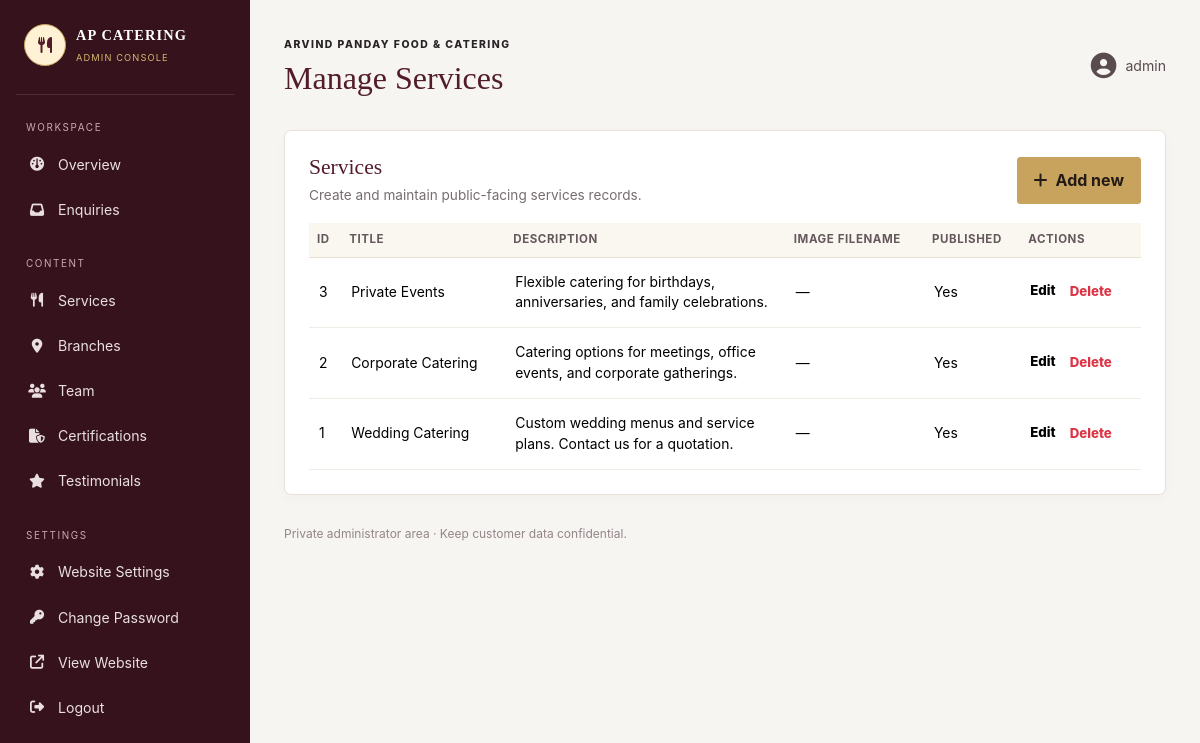
The app's page /admin/manage/services (signed in) with its own data.
### app.py (models this page shows, shortened)
class Admin(UserMixin, db.Model):
    id = db.Column(db.Integer, primary_key=True)
    username = db.Column(db.String(80), unique=True, nullable=False)
    password_hash = db.Column(db.String(255), nullable=False)
    created_at = db.Column(db.DateTime, default=datetime.utcnow, nullable=False)

class Service(db.Model):
    id = db.Column(db.Integer, primary_key=True)
    title = db.Column(db.String(140), nullable=False)
    description = db.Column(db.Text, nullable=False)
    image = db.Column(db.String(255))
    published = db.Column(db.Boolean, default=True, nullable=False)
    created_at = db.Column(db.DateTime, default=datetime.utcnow, nullable=False)

### app.py (the view)
@app.route("/admin/manage/<catalog>")
@admin_required
def manage_catalog(catalog):
    if catalog not in CATALOGS:
        abort(404)
    config = CATALOGS[catalog]
    items = config["model"].query.order_by(config["model"].id.desc()).limit(300).all()
    return render_template("admin/catalog_list.html", catalog=catalog, config=config, items=items)

### app.py (called while the page is built)
@login_manager.user_loader
def load_user(user_id):
    return db.session.get(Admin, int(user_id))

def admin_required(view):
    @wraps(view)
    @login_required
    def wrapped(*args, **kwargs):
        return view(*args, **kwargs)
    return wrapped

@app.context_processor
def inject_site_settings():
    settings = {s.key: s.value for s in SiteSetting.query.all()} if app.config.get("SQLALCHEMY_DATABASE_URI") else {}
    return {"site_settings": settings, "current_year": datetime.now().year}

### templates/admin/catalog_list.html
{% extends "admin/base_admin.html" %}{% block title %}Manage {{ catalog|title }}{% endblock %}{% block heading %}Manage {{ catalog|title }}{% endblock %}
{% block content %}<div class="admin-panel"><div class="panel-heading"><div><h2>{{ catalog|title }}</h2><p>Create and maintain public-facing {{ catalog }} records.</p></div><a class="btn btn-gold" href="{{ url_for('edit_catalog', catalog=catalog) }}"><i class="fa-solid fa-plus me-2"></i>Add new</a></div><div class="table-responsive"><table class="table align-middle"><thead><tr><th>ID</th>{% for field,label in config.fields %}<th>{{ label }}</th>{% endfor %}<th>Published</th><th>Actions</th></tr></thead><tbody>{% for item in items %}<tr><td>{{ item.id }}</td>{% for field,label in config.fields %}<td class="cell-truncate">{{ getattr(item, field) if false else '' }}{% if field == 'title' %}{{ item.title }}{% elif field == 'description' %}{{ item.description|truncate(90) }}{% elif field == 'name' %}{{ item.name }}{% elif field == 'address' %}{{ item.address|truncate(70) }}{% elif field == 'city' %}{{ item.city }}{% elif field == 'phone' %}{{ item.phone }}{% elif field == 'hours' %}{{ item.hours }}{% elif field == 'map_url' %}{{ item.map_url }}{% elif field == 'designation' %}{{ item.designation }}{% elif field == 'bio' %}{{ item.bio|truncate(70) }}{% elif field == 'image' %}{{ item.image or '—' }}{% elif field == 'issuer' %}{{ item.issuer }}{% elif field == 'certificate_number' %}{{ item.certificate_number }}{% elif field == 'validity' %}{{ item.validity }}{% elif field == 'document' %}{{ item.document or '—' }}{% elif field == 'customer_name' %}{{ item.customer_name }}{% elif field == 'quote' %}{{ item.quote|truncate(70) }}{% endif %}</td>{% endfor %}<td>{{ 'Yes' if item.published else 'No' }}</td><td><div class="d-flex gap-2"><a class="table-link" href="{{ url_for('edit_catalog', catalog=catalog, item_id=item.id) }}">Edit</a><form method="post" action="{{ url_for('delete_catalog', catalog=catalog, item_id=item.id) }}" onsubmit="return confirm('Delete this record?')"><input type="hidden" name="csrf_token" value="{{ csrf_token() }}"><button class="table-link text-danger border-0 bg-transparent">Delete</button></form></div></td></tr>{% else %}<tr><td colspan="{{ config.fields|length + 3 }}" class="text-center py-4 text-muted">No records yet. Use Add new to create the first one.</td></tr>{% endfor %}</tbody></table></div></div>{% endblock %}

### templates/admin/base_admin.html
<!doctype html><html lang="en"><head><meta charset="utf-8"><meta name="viewport" content="width=device-width, initial-scale=1"><title>{% block title %}Admin{% endblock %} | Arvind Panday</title><link href="https://cdn.jsdelivr.net/npm/bootstrap@5.3.3/dist/css/bootstrap.min.css" rel="stylesheet"><link href="https://cdnjs.cloudflare.com/ajax/libs/font-awesome/6.5.2/css/all.min.css" rel="stylesheet"><link href="{{ url_for('static', filename='css/admin.css') }}" rel="stylesheet"></head><body class="admin-body"><aside class="admin-sidebar"><a class="admin-brand" href="{{ url_for('admin_dashboard') }}"><span class="brand-mark"><i class="fa-solid fa-utensils"></i></span><span><strong>AP CATERING</strong><small>ADMIN CONSOLE</small></span></a><div class="sidebar-label">WORKSPACE</div><a href="{{ url_for('admin_dashboard') }}"><i class="fa-solid fa-gauge"></i> Overview</a><a href="{{ url_for('admin_enquiries') }}"><i class="fa-solid fa-inbox"></i> Enquiries</a><div class="sidebar-label">CONTENT</div><a href="{{ url_for('manage_catalog', catalog='services') }}"><i class="fa-solid fa-utensils"></i> Services</a><a href="{{ url_for('manage_catalog', catalog='branches') }}"><i class="fa-solid fa-location-dot"></i> Branches</a><a href="{{ url_for('manage_catalog', catalog='team') }}"><i class="fa-solid fa-users"></i> Team</a><a href="{{ url_for('manage_catalog', catalog='certifications') }}"><i class="fa-solid fa-file-shield"></i> Certifications</a><a href="{{ url_for('manage_catalog', catalog='testimonials') }}"><i class="fa-solid fa-star"></i> Testimonials</a><div class="sidebar-label">SETTINGS</div><a href="{{ url_for('admin_settings') }}"><i class="fa-solid fa-gear"></i> Website Settings</a><a href="{{ url_for('admin_password') }}"><i class="fa-solid fa-key"></i> Change Password</a><a href="{{ url_for('home') }}" target="_blank"><i class="fa-solid fa-arrow-up-right-from-square"></i> View Website</a><form method="post" action="{{ url_for('admin_logout') }}" class="logout-form"><input type="hidden" name="csrf_token" value="{{ csrf_token() }}"><button><i class="fa-solid fa-right-from-bracket"></i> Logout</button></form></aside><main class="admin-main"><header class="admin-topbar"><div><span class="topbar-kicker">ARVIND PANDAY FOOD & CATERING</span><h1>{% block heading %}Dashboard{% endblock %}</h1></div><div class="admin-user"><i class="fa-solid fa-circle-user"></i><span>{{ current_user.username }}</span></div></header>{% with messages = get_flashed_messages(with_categories=true) %}{% if messages %}{% for category,message in messages %}<div class="alert alert-{{ 'danger' if category == 'error' else 'success' }}">{{ message }}</div>{% endfor %}{% endif %}{% endwith %}{% block content %}{% endblock %}<footer class="admin-footer">Private administrator area · Keep customer data confidential.</footer></main><script src="https://cdn.jsdelivr.net/npm/bootstrap@5.3.3/dist/js/bootstrap.bundle.min.js"></script></body></html>

### static/css/admin.css (style rules this page uses)
:root { --maroon:#521c2a;--deep:#35121c;--gold:#c8a35d;--cream:#faf5eb;--ink:#282326;--muted:#776c70;--line:#e9e0d6 }
body { font-family:Inter,system-ui,-apple-system,"Segoe UI",sans-serif;color:var(--ink) }
.admin-body { background:#f7f5f2 }
.admin-sidebar { position:fixed;inset:0 auto 0 0;width:250px;background:var(--deep);padding:24px 16px;color:#fff;overflow-y:auto;z-index:10 }
.admin-brand { display:flex;align-items:center;gap:10px;color:#fff;text-decoration:none;padding:0 8px 28px;border-bottom:1px solid rgba(255,255,255,.12) }
.admin-brand strong { display:block;font-family:Georgia,serif;letter-spacing:.08em;font-size:.9rem }
.admin-brand small { display:block;color:#d7b66f;letter-spacing:.12em;font-size:.58rem;margin-top:4px }
.brand-mark { display:grid;place-items:center;width:42px;height:42px;border-radius:50%;background:#fff1d4;color:var(--maroon);border:1px solid var(--gold);flex-shrink:0 }
.sidebar-label { font-size:.62rem;letter-spacing:.16em;color:#c9a9af;margin:25px 10px 8px }
.admin-sidebar>a:not(.admin-brand),.logout-form button { display:flex;align-items:center;gap:12px;padding:11px 12px;color:#e9dfe1;text-decoration:none;border-radius:4px;font-size:.88rem;margin:2px 0 }
.admin-sidebar a i,.logout-form i { width:18px;text-align:center }
.logout-form button { border:0;background:none;width:100%;text-align:left }
.admin-main { margin-left:250px;padding:30px 34px;min-height:100vh }
.admin-topbar { display:flex;align-items:center;justify-content:space-between;margin-bottom:28px }
.topbar-kicker { font-size:.65rem;letter-spacing:.14em;color:var(--gold-dark);font-weight:800 }
.admin-topbar h1 { font-family:Georgia,serif;font-size:2rem;color:var(--maroon);margin:.3rem 0 }
.admin-user { display:flex;align-items:center;gap:9px;color:#594b4f;font-size:.88rem }
.admin-user i { font-size:1.6rem;color:var(--gold-dark) }
.admin-panel { background:#fff;border:1px solid var(--line);border-radius:7px;padding:24px;box-shadow:0 4px 14px rgba(53,18,28,.025) }
.panel-heading { display:flex;justify-content:space-between;align-items:center;gap:16px;margin-bottom:18px }
.admin-panel h2,.panel-heading h2 { font-family:Georgia,serif;color:var(--maroon);font-size:1.35rem;margin-bottom:4px }
.panel-heading p,.admin-panel>p { color:var(--muted);font-size:.85rem;margin-bottom:0 }
.btn-gold { background:var(--gold);border-color:var(--gold);color:#241b16;font-weight:700;border-radius:3px;padding:.65rem 1rem }
.table { font-size:.87rem;margin-bottom:0 }
.table thead th { background:#faf7f1;color:#65585c;font-size:.72rem;letter-spacing:.05em;text-transform:uppercase;border-bottom:1px solid var(--line);white-space:nowrap }
.table td { padding:14px 10px;border-color:#f0ebe5 }
.table-link { color:var(--gold-dark);font-weight:800;text-decoration:none;font-size:.83rem }
.admin-footer { font-size:.75rem;color:#938589;margin-top:30px }
.cell-truncate { max-width:250px;overflow-wrap:anywhere }

### records on screen
Admin: username "admin"
Service: id "3", title "Private Events", description "Flexible catering for birthdays, anniversaries, and family celebrations.", image "—", published "Yes"
Service: id "2", title "Corporate Catering", description "Catering options for meetings, office events, and corporate gatherings.", image "—", published "Yes"
Service: id "1", title "Wedding Catering", description "Custom wedding menus and service plans. Contact us for a quotation.", image "—", published "Yes"

### other values on screen
{{ catalog|title }} "Services"
{{ catalog }} "services"
{{ label }} "TITLE" "DESCRIPTION" "IMAGE FILENAME"
